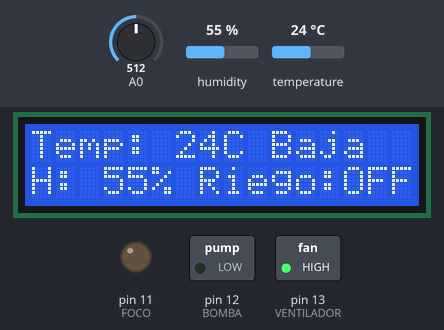
The sketch below on a simulated Arduino Mega 2560, built with avr-gcc and run on an emulated ATmega2560. Shown: 16×2 character LCD, switched loads named in the sketch (green lamp = pin HIGH), output pins drawn as LEDs (lit = HIGH). The test bench sets the inputs (shaded band); at power-on: temperature 24 °C, A0 = 512, humidity 55 %.

Above: at 1.2 s.
1.3 s: temperature set to 28 °C
At 2.5 s:
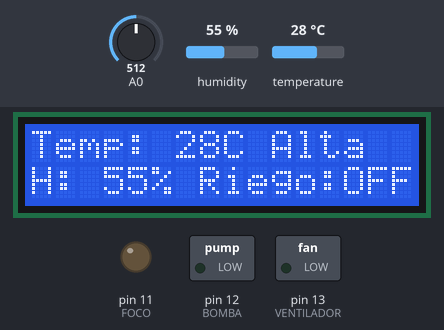
3.6 s: A0 set to 592
5.1 s: A0 set to 614
At 5.9 s:
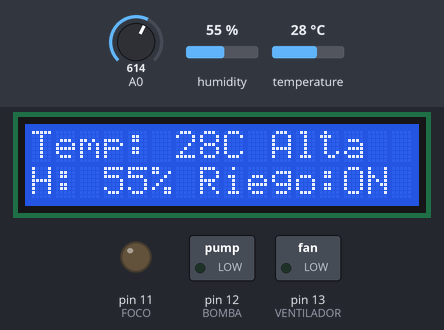
6.7 s: temperature set to 12 °C
At 9.0 s:
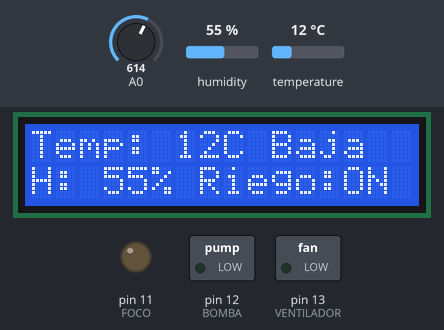
9.7 s: A0 set to 590
At 10.9 s:
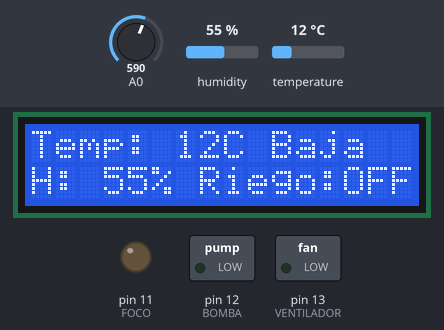
11.3 s: humidity set to 22 %
At 13.4 s:
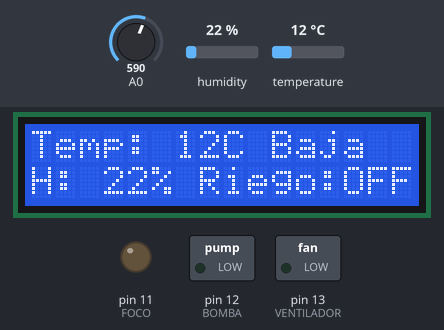
Timing chart, 0 to 14.8 s (numbered marks = the images above; inputs shaded):
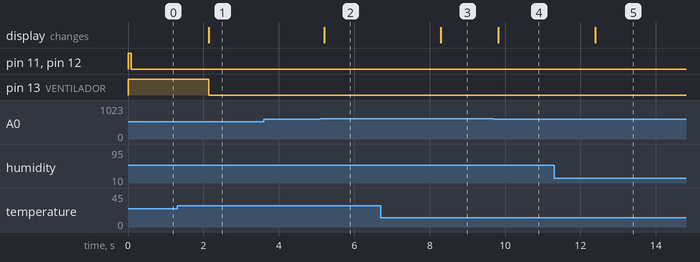

Measured:
- the behaviour switches between 600 and 601 on A0 (found by bisection; images 1 and 2)
- after the input at 1.3 s, pin 13 (VENTILADOR): HIGH → LOW after 0.84 s; the display: changes after 0.84 s (image 1)
- after the input at 3.6 s, every drawn part: stays the same
- after the input at 5.1 s, the display: changes after 0.11 s (image 2)
- after the input at 6.7 s, the display: changes after 1.6 s (image 3)
- after the input at 9.7 s, the display: changes after 0.12 s (image 4)
- after the input at 11.3 s, the display: changes after 1.1 s (image 5)

The sketch:

sketch_nov04a.ino
```cpp
//Leonardo Sebastian Loza Sandoval - 18300246 - 7A
//Practica 11 - Producto Integrador

#include <DHT.h>  //Libreria para el sensor de humedad y temperatura
#include <LiquidCrystal.h>

#define DHTPIN 6
#define VENTILADOR 13
#define BOMBA 12
#define FOCO 11
#define DHTTYPE DHT11 //Definimos el tipo de sensor

//creamos un objeto tipo DHT para poder utilizar sus funciones
DHT dht(DHTPIN, DHTTYPE);

//Definimos los pines que se usarán del arduino (RS, E, D0, D1, D2, D3, D4, D5, D6, D7)
LiquidCrystal lcd(5, 4, 53, 52, 51, 50, 49, 48, 47, 46);

void setup() {
  for (int i = 11; i <= 13; i++) {
    pinMode(i, OUTPUT);
    digitalWrite(i, HIGH);
  }

  //Inicializamos el display y el sensor DHT11
  lcd.begin(16, 2);
  dht.begin();
}

void actuarTemperatura (int temperatura)
{
  lcd.setCursor(10,0);
  if(temperatura == 27)
  {
    digitalWrite(FOCO, HIGH);
    digitalWrite(VENTILADOR, HIGH);
    lcd.print("Ambien");
  }
  else if (temperatura > 27)
  {
    digitalWrite(VENTILADOR, LOW);
    lcd.print("Alta  ");
  }
  else if (temperatura < 27){
    digitalWrite(FOCO, LOW);
    lcd.print("Baja  ");
  }
}

void actuarHumedad (int humedad)
{
  lcd.setCursor(7, 1);
  if (humedad > 600)
  {
    digitalWrite(BOMBA, LOW);
    lcd.print("Riego:ON ");
  }
  else if (humedad < 600)
  {
    digitalWrite(BOMBA, LOW);
    lcd.print("Riego:OFF");
  }
}

void loop() {
  int humedadTierra = analogRead(A0);  //Lee humedad
  int temperatura = dht.readTemperature();  //Lee temperatura
  int humedad = dht.readHumidity();

  lcd.home();
  lcd.print("Temp: ");
  lcd.print(temperatura);
  lcd.print("C");

  actuarTemperatura(temperatura);

  lcd.setCursor(0, 1);
  lcd.print("H: ");
  lcd.print(humedad);
  lcd.print("%");
  actuarHumedad(humedadTierra);

  delay(500);

}
```
